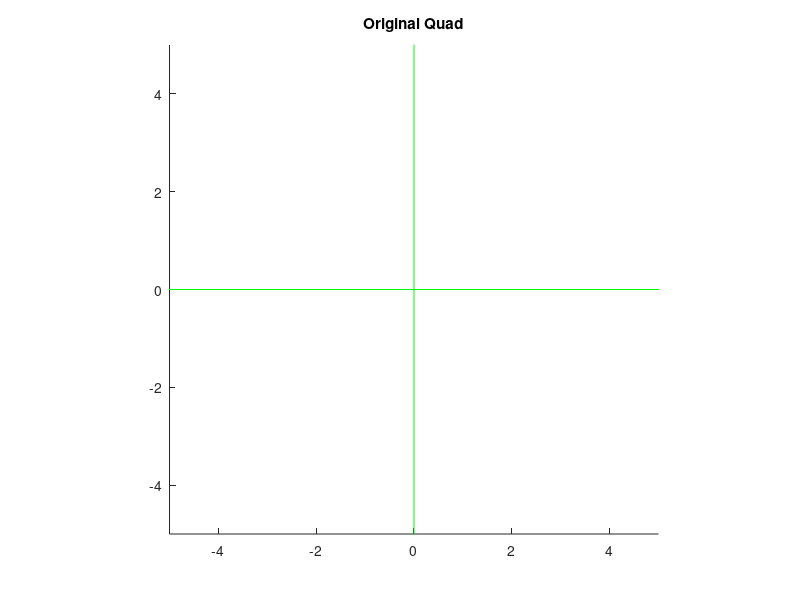
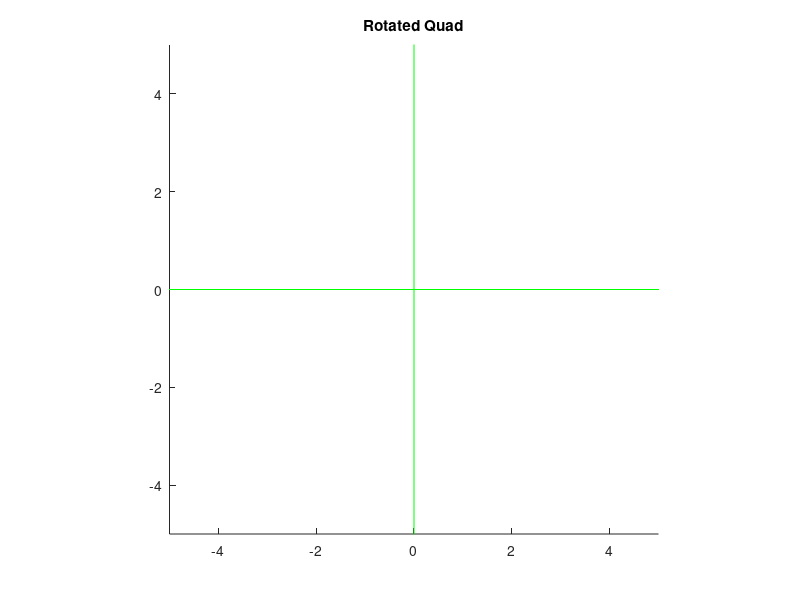
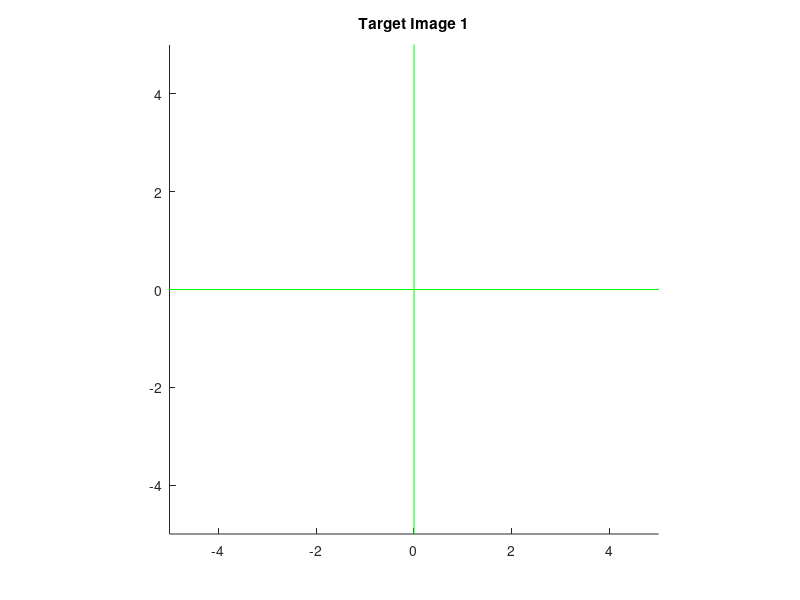
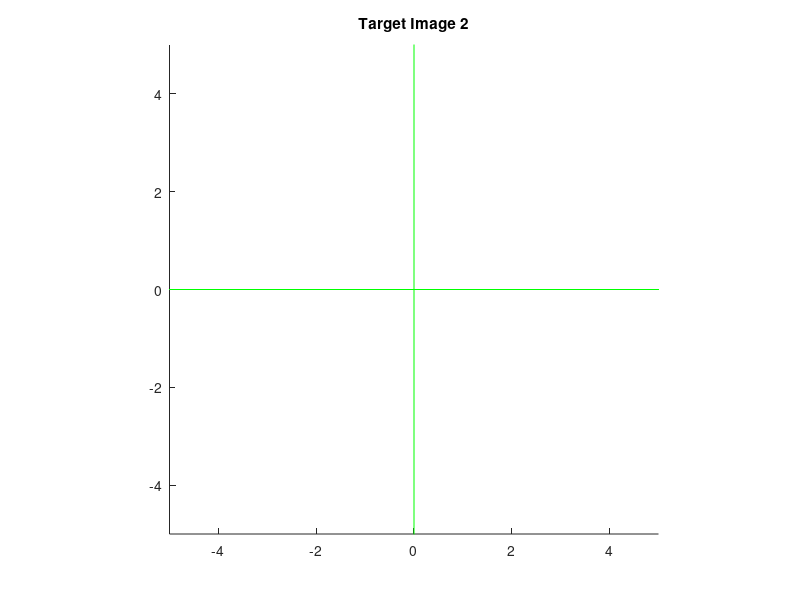

Recreate these plots in MATLAB, in order.
function[matrix_translate, matrix_rotate, matrix_scale, rotated_vertices, image1_vertices, image2_vertices, image3_vertices, image4_vertices] = Transformations()

%% I. Transformations and Plotting

% 1) Implement the following matrix functions. They can be found at the
% bottom of the file
matrix_translate = mtranslate(1, 2);
matrix_rotate = mrotate(45);
matrix_scale = mscale(2, 3);

% 2) Finish the display_vertices function
quad = [0, 0, 1; 1, 0, 1; 1, 1, 1; 0, 1, 1; 0, 0, 1]';
display_vertices(quad, 11, 'Original Quad');

% 3) Implement the transform_vertices function
rotated_vertices = transform_vertices(quad, matrix_rotate);
display_vertices(rotated_vertices, 12, 'Rotated Quad');

% 4) Delete the next 4 lines and use the implemented functions to produce 
% the Target Images 1-4 (see submission system) and display them.
image1_vertices = quad;
image2_vertices = quad;
image3_vertices = quad;
image4_vertices = quad;

display_vertices(image1_vertices, 13, 'Target Image 1');
display_vertices(image2_vertices, 14, 'Target Image 2');
display_vertices(image3_vertices, 15, 'Target Image 3');
display_vertices(image4_vertices, 16, 'Target Image 4');


end

% Returns a 3x3 translation matrix
% tx, ty: translation along x and y
function[matrix] =  mtranslate(tx, ty)

    % TODO: Implement this function
    matrix = [];

end

% Returns a 3x3 counter-clockwise rotation matrix
% angle: rotation angle in degrees
function[matrix] = mrotate(angle)

    % TODO: Implement this function
    matrix = [];

end

% Returns a 3x3 scaling matrix
% sx, sy: scaling in x and y direction
function[matrix] = mscale(sx, sy)

    % TODO: Implement this function
    matrix = [];

end

%Displays a list of vertices
%v: list of vertices ([x1, x2, x3, ...; y1, y2, y3, ...; 1, 1, 1, ....;)
%id: figure id
%head: title of the figure
function[] = display_vertices(v, id, head)

%Create new figure
figure(id);
clf;
%Set title
title(head);
%Fix axis and set aspect ratio
axis([-5, 5, -5, 5]);
pbaspect([1 1 1]);

%Plot coordinate axis
hold on;
plot([-100, 100], [0, 0], '-g');
plot([0, 0], [-100, 100], '-g');

% TODO: Display the vertices (v) using the plot function

%Finish drawing
hold off;

end

% Transforms a list of vertices by a matrix
% v: list of vertices ([x1, x2, x3, ...; y1, y2, y3, ...; 1, 1, 1, ....;)
% m: transformation matrix
% Returns a list of transformed vertices of the same size as v
function[result] = transform_vertices(v, m)

    % TODO: Implement this function
    result = v;

end